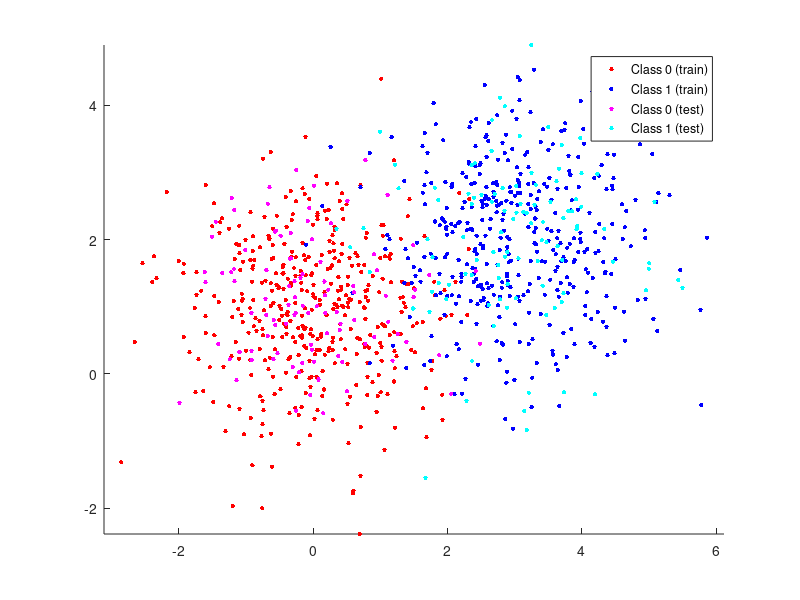

Source code (MATLAB):
%%%%%%%%%%%%%%%%%%%%%%%%%%%%%%%%%%%%%%%%%%%%%%%%%%%%%
% [Author] Terry Taewoong Um (terry.t.um@gmail.com) %
% Adaptive Systems Lab., University of Waterloo     %
% https://www.facebook.com/terryum.io/              %
%%%%%%%%%%%%%%%%%%%%%%%%%%%%%%%%%%%%%%%%%%%%%%%%%%%%%

% Please leave the author information if you reuse the codes.

% Input
% opt : {gaussian(defalut), half_circle, full_circle, spiral}
% bShow : {0: Don't plot, 1(defalut): plot}
% nData : number of data (defalut: 1000)
% sigma : noise standard deviation (default: 1)
% test_ratio : ratio of test data (default: 0.2)

function [x_train, y_train, x_test, y_test] = GenerateData(opt, bShow, nData, sigma, test_ratio)

    % 1. Assign default parameter values 
    if nargin < 5
        test_ratio = 0.2;
        if nargin < 4
            sigma = 1;
            if nargin < 3
                nData = 1000;
                if nargin < 2
                    bShow = true; 
                    if nargin < 1
                        opt = 'gaussian';
                    end
                end
            end
        end
    end
    
    % 2. Set the number of data     
    nTest = floor(nData*test_ratio);
    nTrain = nData - nTest;
    nClass_0 = nData/2;
    nClass_1 = nData-nData/2;
    
    noise_0 = randn(nClass_0,2)*sigma;
    noise_1 = randn(nClass_1,2)*sigma;
       
    % 3. Generate the data     
    % opt : {gaussian(defalut), half_circle, full_circle, spiral}
    switch opt
        case 'gaussian'
            center_0 = [0 1];
            center_1 = [3 2];
            class_0 = ones(nClass_0,1)*center_0 + noise_0;
            class_1 = ones(nClass_1,1)*center_1 + noise_1;
    
        case 'half_circle'
            r_0 = 5;
            r_1 = 10;
            theta_0 = pi*rand(nClass_0, 1);        % theta = [0:pi]
            theta_1 = pi*rand(nClass_1, 1);              
            r_0_noise = r_0*ones(nClass_0, 1) + noise_0(:,1);
            r_1_noise = r_1*ones(nClass_1, 1) + noise_1(:,2);
            class_0 = [r_0_noise.*cos(theta_0), r_0_noise.*sin(theta_0)];
            class_1 = [r_1_noise.*cos(theta_1), r_1_noise.*sin(theta_1)];
            
        case 'full_circle'
            r_0 = 5;
            r_1 = 10;
            theta_0 = 2*pi*rand(nClass_0, 1);        % theta = [0:2pi]
            theta_1 = 2*pi*rand(nClass_1, 1);              
            r_0_noise = r_0*ones(nClass_0, 1) + noise_0(:,1);
            r_1_noise = r_1*ones(nClass_1, 1) + noise_1(:,2);
            class_0 = [r_0_noise.*cos(theta_0), r_0_noise.*sin(theta_0)];
            class_1 = [r_1_noise.*cos(theta_1), r_1_noise.*sin(theta_1)];
            
        case 'spiral'
            
            r_increase = 20;
            r_0 = 5;
            theta_overlab = (1/4)*pi;

            theta_0 = linspace(-theta_overlab, theta_overlab+2*pi, nClass_0);       
            theta_1 = linspace(-theta_overlab-pi, theta_overlab+pi, nClass_1);  
            r_0_spiral = linspace(r_0, r_0+r_increase, nClass_0);
            r_1_spiral = linspace(r_0, r_0+r_increase, nClass_1);

            class_0 = [r_0_spiral.*cos(theta_0); r_0_spiral.*sin(theta_0)]' + noise_0;
            class_1 = [r_1_spiral.*cos(theta_1); r_1_spiral.*sin(theta_1)]' + noise_1;
    end

    % 4. Divide training and test sets
    x_all = [class_0; class_1];
    y_all = [0*ones(nClass_0,1); 1*ones(nClass_1,1)];
    idx_all = randperm(nData); % Randomly select the indices for training data
   
    x_train = x_all(idx_all(1:nTrain), :);            y_train = y_all(idx_all(1:nTrain), :);
    x_test = x_all(idx_all(nTrain+1:nData), :);       y_test = y_all(idx_all(nTrain+1:nData), :);
    
    % 5. Plot the data
    if bShow == true
        figure()
        fig_train = gscatter(x_train(:,1),x_train(:,2),y_train, 'rb', '..', 10);   
        hold all;
        fig_test = gscatter(x_test(:,1),x_test(:,2),y_test, 'mc', '..', 10);   
        hold off;
        axis('equal');
        legend([fig_train(1), fig_train(2), fig_test(1), fig_test(2)], 'Class 0 (train)', 'Class 1 (train)', 'Class 0 (test)', 'Class 1 (test)')
    end

end
